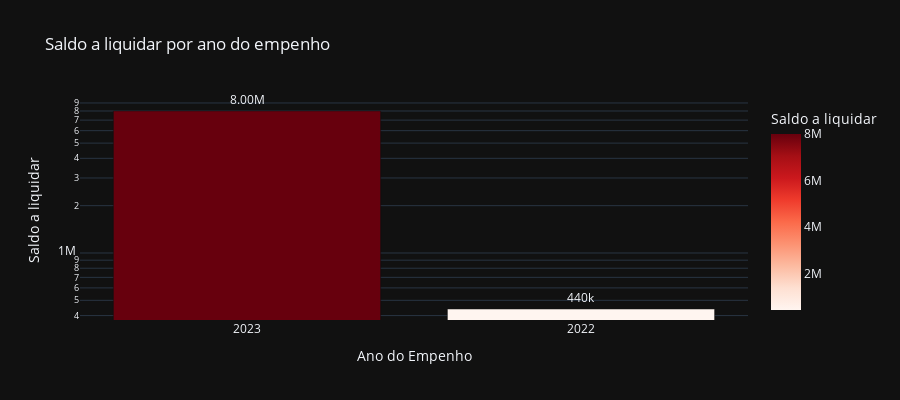

Notebook cell for this chart:
### Code cell
# Saldo a liquidar por ano
cols = ['ANO', 'A_LIQUIDAR']

df_aux = df.loc[:, cols].groupby('ANO').sum().sort_values(by= 'A_LIQUIDAR', ascending=False).reset_index()
df_aux = df_aux[df_aux['A_LIQUIDAR'] > 0]
fig = px.bar(df_aux, 
             x='ANO', 
             y='A_LIQUIDAR',
             title='Saldo a liquidar por ano do empenho',
             labels={'ANO':'Ano do Empenho', 'A_LIQUIDAR':'Saldo a liquidar'},
             text_auto='.3s',
             height=400,
             log_y=True,
             color='A_LIQUIDAR',
             color_continuous_scale = 'reds',
             template='plotly_dark')
fig.update_traces(textposition = 'outside', cliponaxis = False, hovertemplate=None)
fig.update_layout(hovermode="x unified")

fig.show()

### Figure 1 — Plotly figure (JSON) as saved in the notebook; plotly's stock layout.template omitted (floating-point values rounded to 4 significant figures)
{"data": [{"alignmentgroup": "True", "cliponaxis": false, "legendgroup": "", "marker": {"color": [8001000.0, 440400.0], "coloraxis": "coloraxis", "pattern": {"shape": ""}}, "name": "", "offsetgroup": "", "orientation": "v", "showlegend": false, "textposition": "outside", "texttemplate": "%{y:.3s}", "type": "bar", "x": ["2023", "2022"], "xaxis": "x", "y": [8001000.0, 440400.0], "yaxis": "y"}], "layout": {"barmode": "relative", "coloraxis": {"colorbar": {"title": {"text": "Saldo a liquidar"}}, "colorscale": [[0, "rgb(255,245,240)"], [0.125, "rgb(254,224,210)"], [0.25, "rgb(252,187,161)"], [0.375, "rgb(252,146,114)"], [0.5, "rgb(251,106,74)"], [0.625, "rgb(239,59,44)"], [0.75, "rgb(203,24,29)"], [0.875, "rgb(165,15,21)"], [1, "rgb(103,0,13)"]]}, "height": 400, "hovermode": "x unified", "legend": {"tracegroupgap": 0}, "title": {"text": "Saldo a liquidar por ano do empenho"}, "xaxis": {"anchor": "y", "domain": [0, 1], "title": {"text": "Ano do Empenho"}}, "yaxis": {"anchor": "x", "domain": [0, 1], "title": {"text": "Saldo a liquidar"}, "type": "log"}}}
